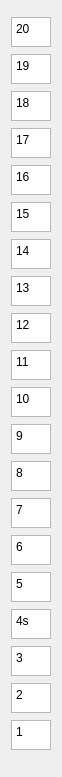
   <widget class="QWidget" name="verticalLayoutWidget">
    <property name="geometry">
     <rect>
      <x>20</x>
      <y>70</y>
      <width>50</width>
      <height>777</height>
     </rect>
    </property>
    <layout class="QVBoxLayout" name="verticalLayout">
     <property name="spacing">
      <number>1</number>
     </property>
     <item>
      <widget class="QTextEdit" name="textEdit_36">
       <property name="maximumSize">
        <size>
         <width>40</width>
         <height>30</height>
        </size>
       </property>
        <property name="html">
        <string>20</string>
       </property>
      </widget>
     </item>
     <item>
      <widget class="QTextEdit" name="textEdit_37">
       <property name="maximumSize">
        <size>
         <width>40</width>
         <height>30</height>
        </size>
       </property>
        <property name="html">
        <string>19</string>
       </property>
      </widget>
     </item>
     <item>
      <widget class="QTextEdit" name="textEdit_40">
       <property name="maximumSize">
        <size>
         <width>40</width>
         <height>30</height>
        </size>
       </property>
        <property name="html">
        <string>18</string>
       </property>
      </widget>
     </item>
     <item>
      <widget class="QTextEdit" name="textEdit_39">
       <property name="maximumSize">
        <size>
         <width>40</width>
         <height>30</height>
        </size>
       </property>
        <property name="html">
        <string>17</string>
       </property>
      </widget>
     </item>
     <item>
      <widget class="QTextEdit" name="textEdit_38">
       <property name="maximumSize">
        <size>
         <width>40</width>
         <height>30</height>
        </size>
       </property>
        <property name="html">
        <string>16</string>
       </property>
      </widget>
     </item>
     <item>
      <widget class="QTextEdit" name="textEdit_31">
       <property name="maximumSize">
        <size>
         <width>40</width>
         <height>30</height>
        </size>
       </property>
        <property name="html">
        <string>15</string>
       </property>
      </widget>
     </item>
     <item>
      <widget class="QTextEdit" name="textEdit_24">
       <property name="maximumSize">
        <size>
         <width>40</width>
         <height>30</height>
        </size>
       </property>
        <property name="html">
        <string>14</string>
       </property>
      </widget>
     </item>
     <item>
      <widget class="QTextEdit" name="textEdit_27">
       <property name="maximumSize">
        <size>
         <width>40</width>
         <height>30</height>
        </size>
       </property>
        <property name="html">
        <string>13</string>
       </property>
      </widget>
     </item>
     <item>
      <widget class="QTextEdit" name="textEdit_26">
       <property name="maximumSize">
        <size>
         <width>40</width>
         <height>30</height>
        </size>
       </property>
        <property name="html">
        <string>12</string>
       </property>
      </widget>
     </item>
     <item>
      <widget class="QTextEdit" name="textEdit_25">
       <property name="maximumSize">
        <size>
         <width>40</width>
         <height>30</height>
        </size>
       </property>
        <property name="html">
        <string>11</string>
       </property>
      </widget>
     </item>
     <item>
      <widget class="QTextEdit" name="textEdit_23">
       <property name="maximumSize">
        <size>
         <width>40</width>
         <height>30</height>
        </size>
       </property>
        <property name="html">
        <string>10</string>
       </property>
      </widget>
     </item>
     <item>
      <widget class="QTextEdit" name="textEdit_22">
       <property name="maximumSize">
        <size>
         <width>40</width>
         <height>30</height>
        </size>
       </property>
        <property name="html">
        <string>9</string>
       </property>
      </widget>
     </item>
     <item>
      <widget class="QTextEdit" name="textEdit_30">
       <property name="maximumSize">
        <size>
         <width>40</width>
         <height>30</height>
        </size>
       </property>
        <property name="html">
        <string>8</string>
       </property>
      </widget>
     </item>
     <item>
      <widget class="QTextEdit" name="textEdit_29">
       <property name="maximumSize">
        <size>
         <width>40</width>
         <height>30</height>
        </size>
       </property>
        <property name="html">
        <string>7</string>
       </property>
      </widget>
     </item>
     <item>
      <widget class="QTextEdit" name="textEdit_28">
       <property name="maximumSize">
        <size>
         <width>40</width>
         <height>30</height>
        </size>
       </property>
        <property name="html">
        <string>6</string>
       </property>
      </widget>
     </item>
     <item>
      <widget class="QTextEdit" name="textEdit_34">
       <property name="maximumSize">
        <size>
         <width>40</width>
         <height>30</height>
        </size>
       </property>
        <property name="html">
        <string>5</string>
       </property>
      </widget>
     </item>
     <item>
      <widget class="QTextEdit" name="textEdit_33">
       <property name="maximumSize">
        <size>
         <width>40</width>
         <height>30</height>
        </size>
       </property>
        <property name="html">
        <string>4s</string>
       </property>
      </widget>
     </item>
     <item>
      <widget class="QTextEdit" name="textEdit_32">
       <property name="maximumSize">
        <size>
         <width>40</width>
         <height>30</height>
        </size>
       </property>
        <property name="html">
        <string>3</string>
       </property>
      </widget>
     </item>
     <item>
      <widget class="QTextEdit" name="textEdit_21">
       <property name="maximumSize">
        <size>
         <width>40</width>
         <height>30</height>
        </size>
       </property>
        <property name="html">
        <string>2</string>
       </property>
      </widget>
     </item>
     <item>
      <widget class="QTextEdit" name="textEdit_35">
       <property name="maximumSize">
        <size>
         <width>40</width>
         <height>30</height>
        </size>
       </property>
       <property name="html">
        <string>1</string>
       </property>
      </widget>
     </item>
    </layout>
   </widget>
